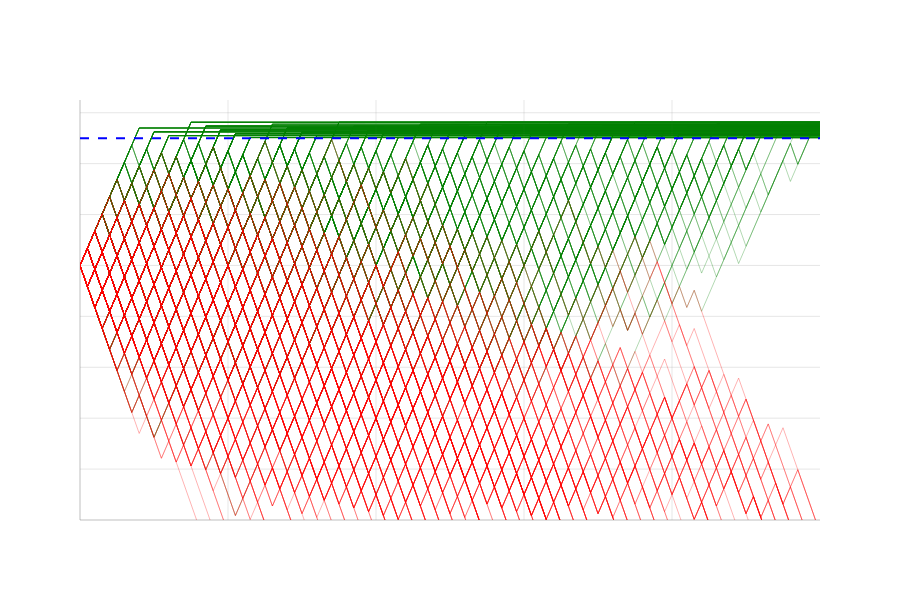

Notebook code for this chart:
### Markdown cell above
#### Q: What is the probability of reaching $15,000 starting at $10,000 paying the fair price of $325 per game?

### Code cell
# Simulate multiple wealth paths
n_paths = 1000
starting_wealth = 10000
target_wealth = 15000
max_steps = 100

# Store paths and outcomes
paths = np.zeros((n_paths, max_steps+1))
paths[:,0] = starting_wealth
outcomes = np.zeros(n_paths)

for path in range(n_paths):
    wealth = starting_wealth
    for step in range(max_steps):
        # Generate random number and odd/even
        num = np.random.randint(1,7)
        is_odd = num % 2 == 1
        
        # Flip biased coin if odd, fair coin if even
        if is_odd:
            coin = np.random.choice(['H','T'], p=[0.6, 0.4])
        else:
            coin = np.random.choice(['H','T'], p=[0.5, 0.5])
            
        # Determine if won based on rules:
        # Odd + Heads = Win $1000
        # Odd + Tails = Lose $500
        # Even + Heads = Lose $500
        # Even + Tails = Win $1000
        wealth -= 325 # price to play
        if (is_odd and coin == 'H') or (not is_odd and coin == 'T'):
            wealth += 1000
        else:
            wealth -= 500
            
        paths[path,step+1] = wealth
        
        # Check if reached target or went bankrupt
        if wealth >= target_wealth:
            outcomes[path] = 1
            break
        elif wealth <= 0:
            outcomes[path] = -1
            break
            
    # Fill rest of path with final value
    paths[path,step+2:] = wealth

# Calculate probability of reaching target
prob_target = np.sum(outcomes == 1) / n_paths

# Create figure
fig = go.Figure()

# Add winning paths
winning_paths = paths[outcomes == 1]
for path in winning_paths:
    fig.add_trace(
        go.Scatter(
            x=np.arange(max_steps+1),
            y=path,
            mode='lines',
            line=dict(color='green', width=1),
            showlegend=False,
            opacity=0.3
        )
    )

# Add losing paths
losing_paths = paths[outcomes == -1]
for path in losing_paths:
    fig.add_trace(
        go.Scatter(
            x=np.arange(max_steps+1),
            y=path,
            mode='lines', 
            line=dict(color='red', width=1),
            showlegend=False,
            opacity=0.3
        )
    )

# Add target line
fig.add_hline(y=target_wealth, line_dash="dash", line_color="blue",
              annotation_text="Target Wealth",
              annotation_position="right")

# Update layout
fig.update_layout(
    showlegend=False,
    height=600,
    title_text=f'Wealth Paths (Probability of Reaching Target: {prob_target:.1%})',
    title_x=0.5,
    title_font_size=20,
    plot_bgcolor='rgba(0,0,0,0)',
    paper_bgcolor='rgba(0,0,0,0)',
    font=dict(color='white'),
    yaxis_title='Wealth ($)',
    xaxis_title='Number of Games',
    yaxis_range=[0, target_wealth*1.1]
)

# Update axes
fig.update_xaxes(showgrid=True, gridwidth=1, gridcolor='rgba(128,128,128,0.2)',
                 zeroline=True, zerolinewidth=1, zerolinecolor='rgba(128,128,128,0.5)')
fig.update_yaxes(showgrid=True, gridwidth=1, gridcolor='rgba(128,128,128,0.2)',
                 zeroline=True, zerolinewidth=1, zerolinecolor='rgba(128,128,128,0.5)')

fig.show()
